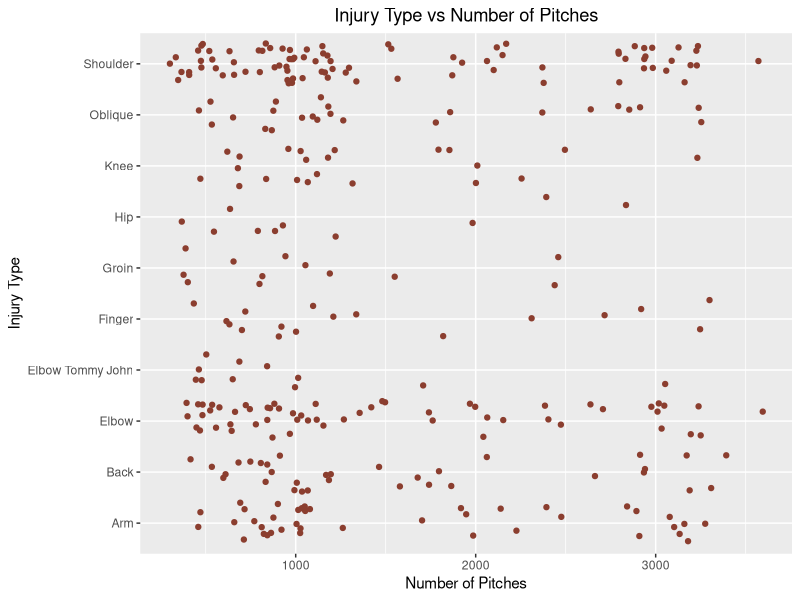
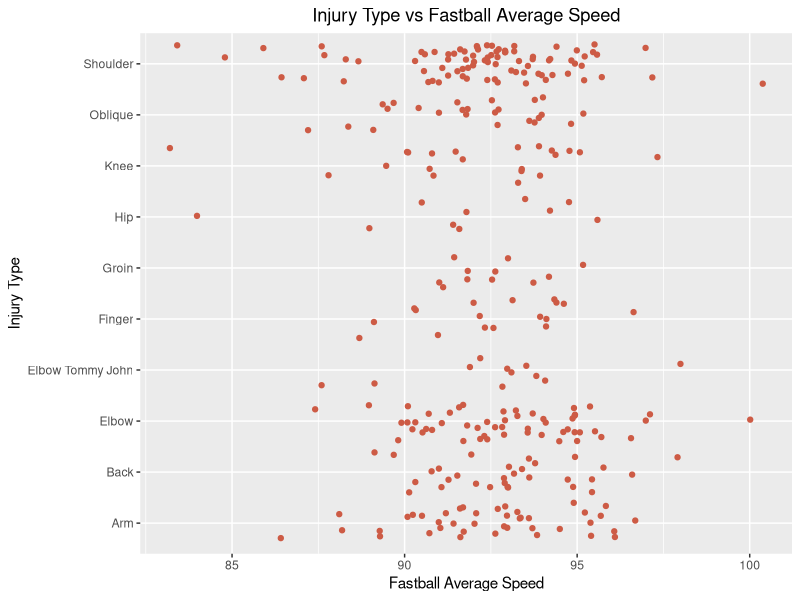
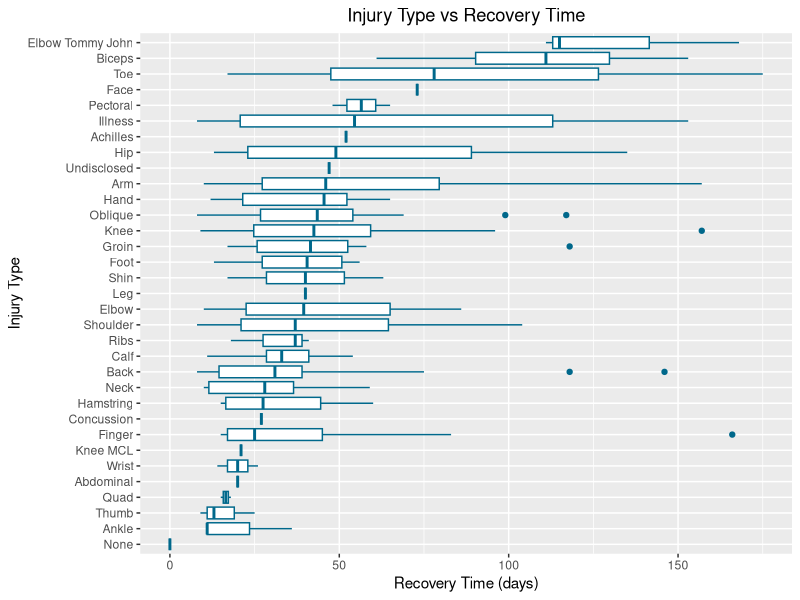
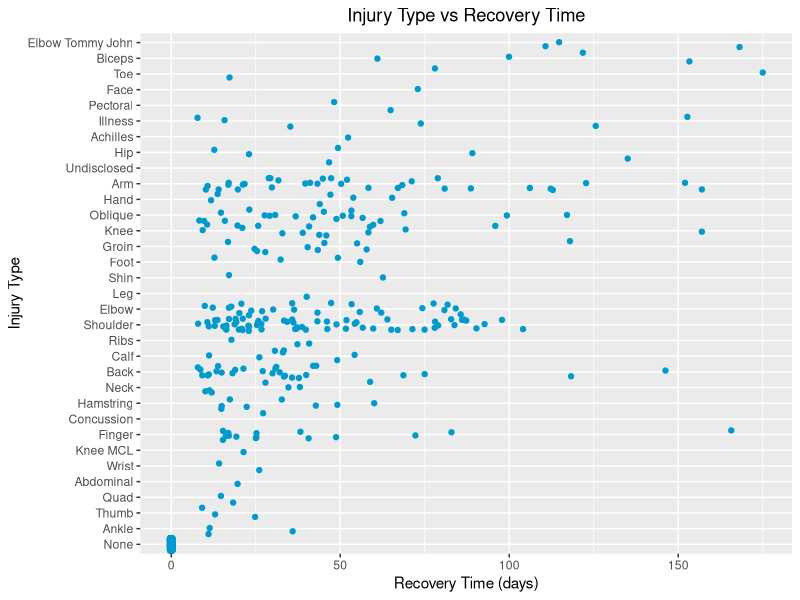
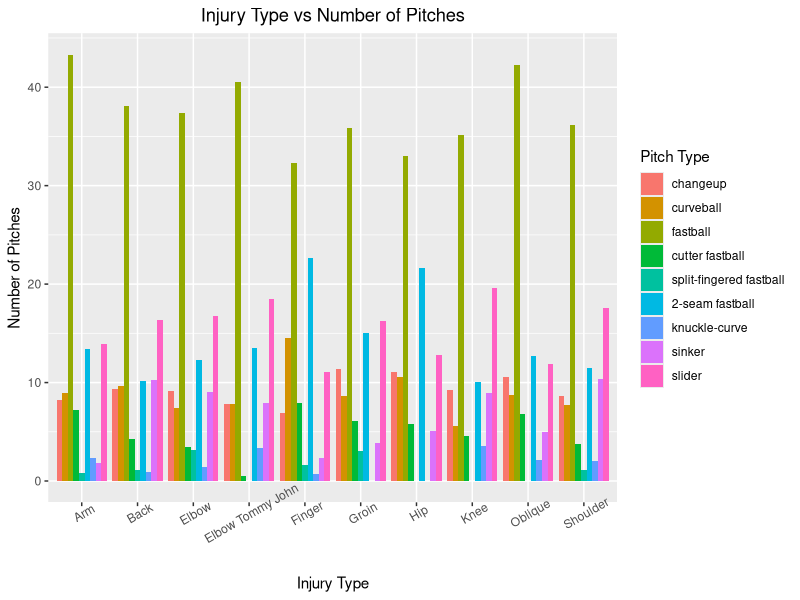
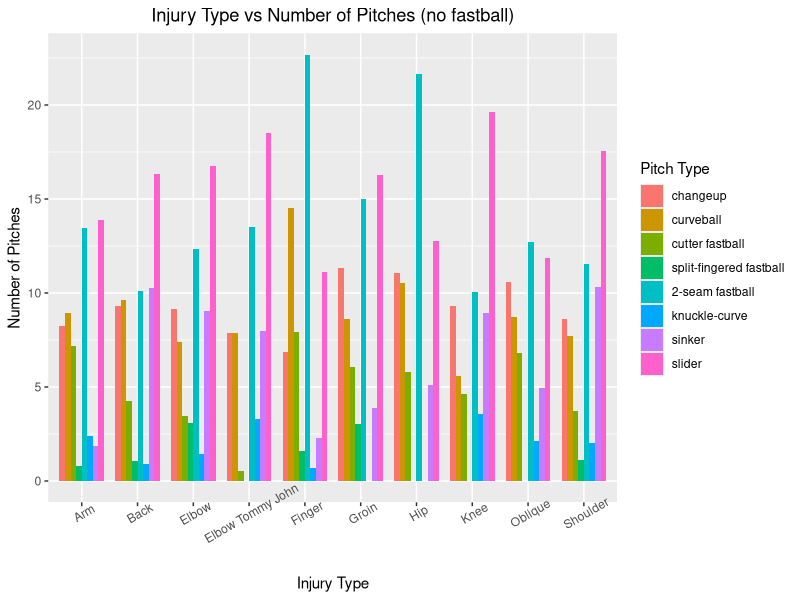
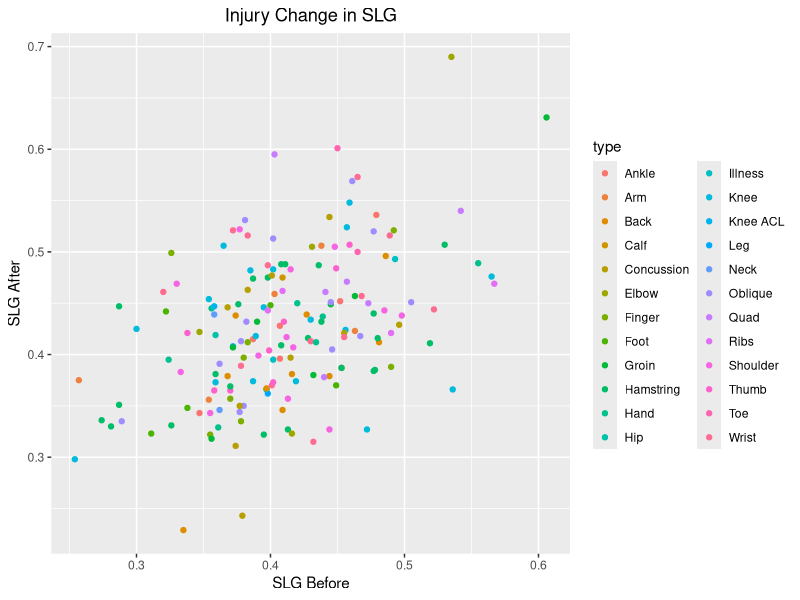
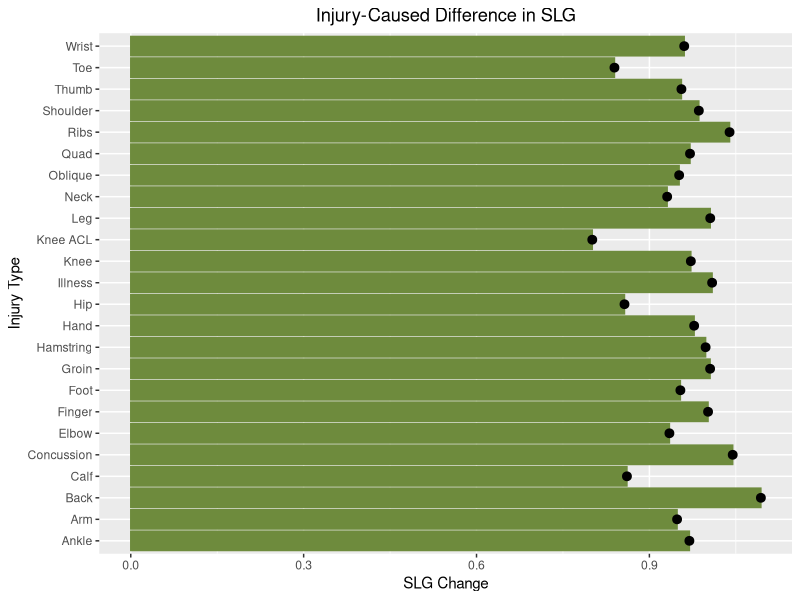

Write the R code that produced these figures, in order.
## ---- chunk 1
knitr::opts_chunk$set(warning = F,
                      message = F)
## ---- chunk 2
library(dplyr)
library(tidyverse)
library(ggplot2)
library(zoo)
pitches_2015 <- read_csv('./data/Pitchers2015.csv')
head(pitches_2015)
## ---- chunk 3
injuries_2016 <- read_csv('./data/injuries_2016.csv')
head(injuries_2016)
## ---- chunk 4
df2014 <- read_csv('./data/batters2014.csv')
head(df2014)
## ---- chunk 5
homeruns <- read_csv('./data/homeRuns.csv')
head(homeruns)
## ---- chunk 6
# Install all necessary packages
library(dplyr)
library(tidyverse)
library(ggplot2)
library(zoo)
## ---- chunk 7
pitches_2015 <- read_csv('./data/Pitchers2015.csv')
injuries_2016 <- read_csv('./data/injuries_2016.csv')

pitches_2016 <- read_csv('./data/Pitchers2016.csv')
injuries_2017 <- read_csv('./data/injuries_2017.csv')
## ---- chunk 8
# join each year before concatting them
joined1 <- merge(injuries_2016, pitches_2015, by.x = "name", by.y = "name", all.y = T)
joined1$year <- '2016'

joined2 <- merge(injuries_2017, pitches_2016, by.x = "name", by.y = "name", all.y = T)
joined2$year <- '2017'

joined <- rbind(joined1, joined2)

joined_pitchers <- filter(joined, pos == "RP" | pos == "SP")
## ---- chunk 9
extract_injury <- function(val) { strsplit(val, "/")[[1]][[1]] }
## ---- chunk 10
# @param df pitch dataframe joined with injury data
clean <- function(df) {
  percent_cols <- colnames(df)[8:16]
  f <- function(val) { sub("%", "", val) }
  df[percent_cols] <- sapply(df[percent_cols], f)
  df[percent_cols] <- sapply(df[percent_cols], as.numeric)
  
  # if a pitcher never throws a pitch
  df[percent_cols][is.na(df[percent_cols])] <- 0
  df$type[is.na(df$type)] <- "None"
  df$days[is.na(df$days)] <- 0

  df$type <- sapply(df$type, extract_injury)
  
  df
}

joined <- clean(joined)
joined_pitchers <- clean(joined_pitchers)
joined_pitchers <- mutate(group_by(joined_pitchers, type), cnt = n())
joined_pitchers <- filter(joined_pitchers, cnt >= 10)
## ---- chunk 11
ggplot(joined_pitchers, aes(x=type, y=Pitches)) + geom_jitter(color="coral4") + coord_flip() + 
  ylab("Number of Pitches") + xlab("Injury Type") + ggtitle("Injury Type vs Number of Pitches") + 
  theme(plot.title = element_text(hjust = 0.5))

ggplot(joined_pitchers, aes(x=type, y=vFA)) + geom_jitter(color="coral3") + coord_flip() + 
  ylab("Fastball Average Speed") + xlab("Injury Type") + ggtitle("Injury Type vs Fastball Average Speed") + 
  theme(plot.title = element_text(hjust = 0.5))
## ---- chunk 12
ggplot(filter(joined, days < 180), aes(x=reorder(type, days, FUN = median), y=days)) +
  geom_boxplot(color="deepskyblue4") + coord_flip() + ylab("Recovery Time (days)") + xlab("Injury Type") +
  ggtitle("Injury Type vs Recovery Time") + theme(plot.title = element_text(hjust = 0.5))

ggplot(filter(joined, days < 180), aes(x=reorder(type, days, FUN = median), y=days)) +
  geom_jitter(color="deepskyblue3") + coord_flip() + ylab("Recovery Time (days)") + xlab("Injury Type") +
  ggtitle("Injury Type vs Recovery Time") + theme(plot.title = element_text(hjust = 0.5))
## ---- chunk 13
percent_cols <- colnames(joined)[8:16]
# tidy the data so we can facet on pitch types

g <- gather(filter(joined_pitchers), pt, pt_pct, percent_cols)
levels(g$pt) <- percent_cols
g <- arrange(g, pt)

ggplot(g, aes(x = type, y = pt_pct, fill = pt, order = pt)) + geom_bar(stat="summary", position = "dodge") +
  theme(axis.text.x = element_text(angle=30), plot.title = element_text(hjust = 0.5)) + 
  ylab("Number of Pitches") + xlab("Injury Type") + ggtitle("Injury Type vs Number of Pitches") +
  scale_color_discrete() + 
  scale_fill_discrete(name="Pitch Type", labels = c("changeup","curveball","fastball","cutter fastball","split-fingered fastball","2-seam fastball","knuckle-curve", "sinker","slider"))
## ---- chunk 14
percent_cols_no_FA <- colnames(joined)[9:16]
# tidy the data so we can facet on pitch types
g <- gather(filter(joined_pitchers), pt, pt_pct, percent_cols_no_FA)
levels(g$pt) <- percent_cols_no_FA
g <- arrange(g, pt)

ggplot(g, aes(x = type, y = pt_pct, fill = pt, order = pt, width=0.8)) + geom_bar(stat="summary", position = "dodge") + theme(axis.text.x = element_text(angle=30), plot.title = element_text(hjust = 0.5)) + 
  ylab("Number of Pitches") + xlab("Injury Type") + 
  ggtitle("Injury Type vs Number of Pitches (no fastball)") + scale_color_discrete() + 
  scale_fill_discrete(name="Pitch Type", labels = c("changeup","curveball","cutter fastball","split-fingered fastball","2-seam fastball","knuckle-curve", "sinker","slider"))
## ---- chunk 15
injuries2015 <- read_csv('./data/injuries_2015.csv')
injuries2016 <- read_csv('./data/injuries_2016.csv')

df2014 <- read_csv('./data/batters2014.csv')
df2015 <- read_csv('./data/batters2015.csv')
df2016 <- read_csv('./data/batters2016.csv')
df2017 <- read_csv('./data/batters2017.csv')

df2014$year <- 2014
df2015$year <- 2015
df2016$year <- 2016
df2017$year <- 2017
## ---- chunk 16
process <- function(data, injuries) {
  # we only want players who played in each season, and batted at least 150 times in 2015/2017
  data <- mutate(group_by(data, name), cnt = n())
  first_yr <- min(data$year)
  third_yr <- max(data$year)
  scnd_year <- (first_yr + third_yr) / 2
  data <- filter(data, cnt == 3 & year != scnd_year)
  # tidy till before and after
  data <- mutate(data, occ = if_else(year == first_yr, "before", "after"))
  data <- data %>% select(name, occ, SLG)
  data <- spread(data, occ, SLG)
  # merge the injuries
  data <- merge(data, injuries, by.x = "name", by.y = "name", all.x = T)
  data$type[is.na(data$type)] <- "None"
  data$type <- sapply(data$type, extract_injury)
  data
}

bat1 <- rbind(df2015, df2016, df2017)
bat2 <- rbind(df2014, df2015, df2016)

bat1 <- process(bat1, injuries2016)
bat2 <- process(bat2, injuries2015)

bat <- rbind(bat1, bat2)
bat <- bat [!(bat$type=="None"),]
## ---- chunk 17
ggplot(bat, aes(before, after)) + geom_point(aes(color = type)) + ylab("SLG After") + xlab("SLG Before") + ggtitle("Injury Change in SLG") + theme(plot.title = element_text(hjust = 0.5))
## ---- chunk 18
bat <- mutate(bat, chng = before / after)

ggplot(bat) + geom_bar(aes(x = type, y = chng), stat="summary", color="darkolivegreen4", fill="darkolivegreen4") + stat_summary(aes(x = type, y = chng),fun.y = "mean") + 
  coord_flip() + ylab("SLG Change") + xlab("Injury Type") + ggtitle("Injury-Caused Difference in SLG") + 
  theme(plot.title = element_text(hjust = 0.5))
## ---- chunk 19
# process injury data
i1 <- read_csv('./data/injuries_2015.csv')
i2 <- read_csv('./data/injuries_2016.csv')
i3 <- read_csv('./data/injuries_2017.csv')

i1$year = 2015
i2$year = 2016
i3$year = 2017

iAll <- rbind(i1, i2, i3)
iAll <- arrange(iAll, name, year)
iAll <- mutate(group_by(iAll, name), cnt = n())
# data <- mutate(data, occ = if_else(year == first_yr, "before", "after"))
iAll <- iAll %>% mutate(was_followed = if_else(cnt > 1 & year != 2017, 1, 0))
# remove 2017
iAll <- filter(iAll, year != 2017)
iAll$type <- sapply(iAll$type, extract_injury)
iAll <- iAll %>% group_by(type, was_followed) %>%
          summarise(num_i = n()) %>%
          mutate(prop = num_i / sum(num_i))

iAll <- iAll %>% mutate(followed = if_else(was_followed == 0, "No", "Yes"))

ggplot(iAll, aes(x = type, y = prop, fill = followed)) + geom_bar(stat = "identity") + 
  theme(axis.text.x = element_text(angle=90), plot.title = element_text(hjust = 0.5)) + 
  ylab("Proportion Yes/No") + xlab("Injury Type") + ggtitle("Did another injury happen after this injury?")
## ---- chunk 20
## structure the data so that months are orderd included, in the date
hr <- read_csv('./data/homeRuns.csv')
# just make Mar/April April and Sep/Oct September
hr$Month[hr$Month == 'Mar/Apr'] <- 'Apr'
hr$Month[hr$Month == 'Sept/Oct'] <- 'Sep'
hr$Month <- as.factor(hr$Month)
levels(hr$Month) = c("Apr", "May", "Jun", "Jul", "Aug", "Sep")
# zoo parser is much better
hr$Date <- as.yearmon(paste0(hr$Season, hr$Month), "%Y%b")
hr$Date <- as.Date(hr$Date)
## ---- chunk 21
label <- function(d) { format(d, "%b") }

ggplot(hr, aes(x = Month, y = HR, color = as.character(Season), group = as.character(Season))) + 
  theme(plot.title = element_text(hjust = 0.5)) + geom_point() + geom_line() + 
  labs(x = "Month", y = "Number of Home Runs") + ggtitle("Number of Home Runs per Season") +
  scale_color_discrete(name = "Season")
## ---- chunk 22
hr <- hr %>% mutate(onContact =  HR / (1 - `K%`))
levels(hr$Month) = c("Apr", "May", "Jun", "Jul", "Aug", "Sep")
ggplot(hr, aes(x = Month, y = onContact, color = as.character(Season), group = as.character(Season))) + 
  theme(plot.title = element_text(hjust = 0.5)) + geom_point() + geom_line() + 
  labs(x = "Month", y = "Home Runs on Contact") + ggtitle("Number of Home Runs on Contact per Season") +
  scale_color_discrete(name = "Season")
